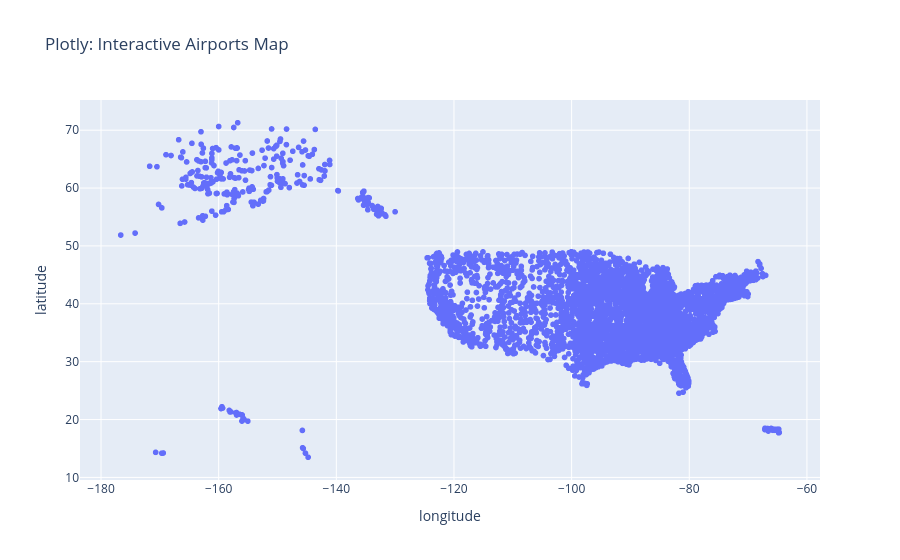

The cell this chart's notebook holds for it:
### Markdown cell above
## 3. Plotly

### Code cell
# Your code/plot here!
import plotly.express as px

fig = px.scatter(
    df, 
    x='longitude', 
    y='latitude', 
    hover_name='name', 
    hover_data=['city', 'state'],
    title='Plotly: Interactive Airports Map'
)
fig.show()

### Figure 1 — Plotly figure (JSON) as saved in the notebook; plotly's stock layout.template omitted (floating-point values rounded to 4 significant figures; data arrays with more than 128 entries replaced by an {"elided": "..."} marker saying what was removed)
{"data": [{"customdata": {"elided": "3364x2 str values"}, "hovertemplate": "<b>%{hovertext}</b><br><br>longitude=%{x}<br>latitude=%{y}<br>city=%{customdata[0]}<br>state=%{customdata[1]}<extra></extra>", "hovertext": {"elided": "3364 str values"}, "legendgroup": "", "marker": {"color": "#636efa", "symbol": "circle"}, "mode": "markers", "name": "", "showlegend": false, "type": "scattergl", "x": {"elided": "3364 float values"}, "xaxis": "x", "y": {"elided": "3364 float values"}, "yaxis": "y"}], "layout": {"legend": {"tracegroupgap": 0}, "title": {"text": "Plotly: Interactive Airports Map"}, "xaxis": {"anchor": "y", "domain": [0, 1], "title": {"text": "longitude"}}, "yaxis": {"anchor": "x", "domain": [0, 1], "title": {"text": "latitude"}}}}
